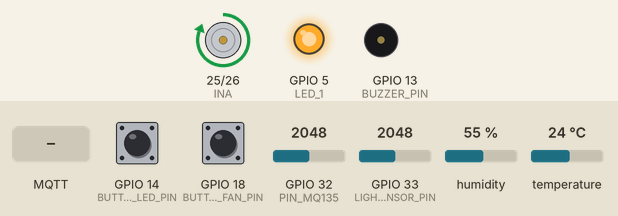
Recording of a sketch running on a simulated ESP32. Shown: motor-driver pin pairs drawn as motors (green arrow = first pin HIGH = forward, orange = second pin HIGH = backward, longer = more drive), output pins drawn as LEDs (lit = HIGH), buzzer (waves = sounding, pin HIGH). The test bench sets the inputs (shaded band); at power-on: GPIO 18 (BUTTON_FAN_PIN) LOW, GPIO 32 (PIN_MQ135) = 2048, GPIO 14 (BUTTON_LED_PIN) LOW, GPIO 33 (LIGHT_SENSOR_PIN) = 2048, humidity 55 %, temperature 24 °C. WiFi joins after 1.5 s; servers stay silent unless stated; network time is answered at once with the bench clock; the local clock reads 2024-03-15 10:24:30 at power-on unless the sketch sets it; random numbers use the default seed unless the sketch sets one; no MQTT or app messages arrive unless stated; what the sketch prints to the serial monitor is not drawn.

Above: at 3.4 s.
3.5 s: GPIO 18 (BUTTON_FAN_PIN) pulled HIGH for 0.15 s
At 3.81 s:
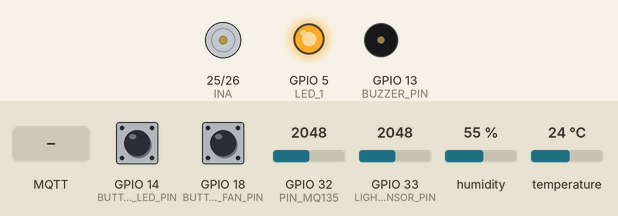
7.0 s: GPIO 18 (BUTTON_FAN_PIN) pulled HIGH for 1 s
At 10.24 s:
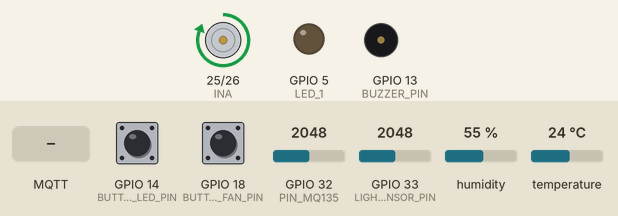
11.9 s: MQTT message "1" arrives on the second subscribed topic
At 12.45 s:
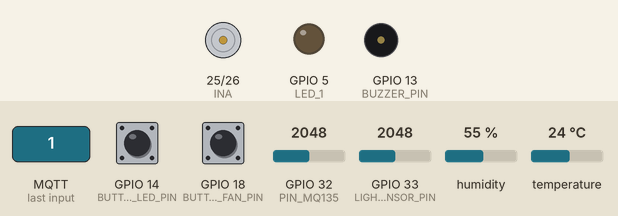
15.4 s: GPIO 32 (PIN_MQ135) set to 1151
21.5 s: GPIO 32 (PIN_MQ135) set to 1068
23.0 s: GPIO 14 (BUTTON_LED_PIN) pulled HIGH for 0.15 s
At 23.8 s:
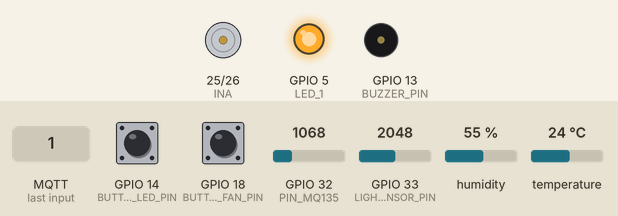
Timing chart, 0 to 34.6 s (numbered marks = the images above; inputs shaded):
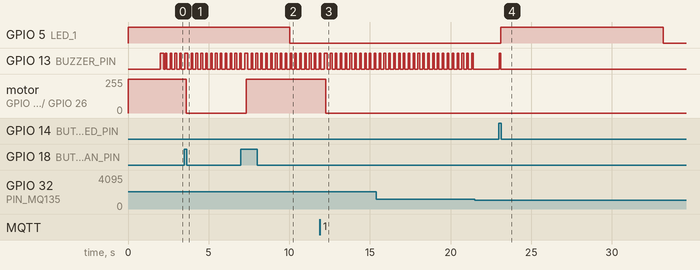

Measured:
- after the input at 3.5 s, motor on GPIO 25 (INA) / GPIO 26 (INB): forward 255/255 → stopped after 0.11 s
- after the input at 7.0 s, motor on GPIO 25 (INA) / GPIO 26 (INB): stopped → forward 255/255 after 0.33 s
- after the input at 11.9 s, motor on GPIO 25 (INA) / GPIO 26 (INB): forward 255/255 → stopped after 0.35 s
- after the input at 21.5 s, every drawn part: stays the same
- after the input at 23.0 s, GPIO 5 (LED_1): LOW → HIGH after 0.12 s, → LOW 10.1 s later; GPIO 13 (BUZZER_PIN): LOW → HIGH at once, → LOW 0.10 s later
- by itself, GPIO 13 (BUZZER_PIN): alternates HIGH for 0.10 s and LOW for 0.20 s

The sketch:

smart-home.ino
```cpp
#include <MQ135.h>
#include <DHT.h>

#include <WiFi.h>
#include <WiFiUdp.h>

#include <RTClib.h>
#include <NTPClient.h>

#include "MQTTHandler.h"
#include "MQ135Handler.h"
#include "FanHandler.h"
const char *sensor1_topic = "MQ135/FireAlarm";
const char *mqttStatistic = "MQ135/Statistics";
const char *dhtStatistic = "DHT22/Statistics";

#define PIN_MQ135 32
#define DHT_PIN 15
#define BUZZER_PIN 13
#define DHTTYPE DHT22
#define BUTTON_LED_PIN 14
#define BUTTON_FAN_PIN 18
#define LED_1 5
#define INA 25
#define INB 26
#define LIGHT_SENSOR_PIN 33

#define DEBOUNCE_DELAY 200

DHT dht(DHT_PIN, DHTTYPE);
MQ135 mq135_sensor(PIN_MQ135);

unsigned long lastNotify = 0;
unsigned long lastAirQualityStatusUpdate = 0;
unsigned long lastDHTStatusUpdate = 0;
String fireAlarmStatus = "inactive";
unsigned long lastDebounceTime = 0;
unsigned long lastDebounceTime2 = 0;
int lastLedButtonState = LOW;
int lastFanButtonState = LOW;
int ledState = HIGH;

//const char *ssid = "La Thuy";
//const char *password = "hoilamchi";
 const char *ssid = "DayAA";
 const char *password = "66668888";

const long utcOffsetInSeconds = 7 * 3600; // Hanoi timezone (GMT+7)

// Initiate UDP -> init timeClient
WiFiUDP ntpUDP;

// Initiate timeClient -> get current DateTime
NTPClient timeClient(ntpUDP, "pool.ntp.org", utcOffsetInSeconds);

void setup()
{
  Serial.begin(115200);

  dht.begin();
  initMQ135(PIN_MQ135);
  pinMode(BUZZER_PIN, OUTPUT);
  pinMode(LIGHT_SENSOR_PIN, INPUT);
  pinMode(LED_1, OUTPUT);

  digitalWrite(BUZZER_PIN, LOW);
  digitalWrite(LED_1, ledState);
  initFan(INA, INB);
  turnFanOn();

  connectWifi();
  initMQTT(ssid, password);
}


void loop()
{

  handleMQTT();
  handleLightSensor();
  handleDHTSensor();
  handleLedButtonPressed();
  handleFanButtonPressed();
  handleSensorMQ135();
  updateAirqualityStatus(1000 * 20);
  updateDHTStatus(1000 * 20);

  delay(200);
}

void handleLedButtonPressed() {

  if (debounce(BUTTON_LED_PIN, lastLedButtonState, lastDebounceTime))
  {
    Serial.print("Button pressed");
    toggleBuzzer();
    toggleLight();
  }
}

void handleFanButtonPressed() {

  if (debounce(BUTTON_FAN_PIN, lastFanButtonState, lastDebounceTime2))
  {
    toggleBuzzer();
    if (isFanOn())
    {
      turnFanOff();
      genFanMsg("0");
    }
    else
    {
      turnFanOn();
      genFanMsg("1");
    }
  }


}
void handleDHTSensor() {
    float h = dht.readHumidity();
    float t = dht.readTemperature();
    // Serial.print("Temperature:");
    // Serial.println(String(t));
    // Serial.print("Humidity: ");
    // Serial.println(String(h));
}
void handleLightSensor() {
    if (!autoLightEnabled) return;

    int lightLevel = analogRead(LIGHT_SENSOR_PIN);

    if ((lightLevel < 80) && (ledState == LOW) && (millis() - lastDebounceTime > 10000)) {
        toggleLightAuto();
        lastDebounceTime = millis();
    }

    if ((lightLevel > 200) && (ledState == HIGH) && (millis() - lastDebounceTime > 10000)) {
        toggleLightAuto();
        lastDebounceTime = millis();
    }

    // Serial.print("Light level = ");
    // Serial.println(lightLevel);
}

void connectWifi()
{

  Serial.println("Connecting to WiFi...");
  WiFi.begin(ssid, password);
  unsigned long startAttemptTime = millis();

  while (WiFi.status() != WL_CONNECTED && (millis() - startAttemptTime) < 30000) //timeout: 30 seconds
  {
    delay(1000);
    Serial.print(".");
  }
  if (WiFi.status() == WL_CONNECTED)
  {
    Serial.println("\nConnected to WiFi");
    toggleBuzzer();
    toggleBuzzer();
  }
  else
  {
    Serial.println("\nConnect failed");
  }

  if (WiFi.status() == WL_CONNECTED)
  {
    timeClient.begin();
    timeClient.update();
    Serial.println(getCurrentDateTime());
  }
}


void handleSensorMQ135()
{
  int ppm = analogRead(PIN_MQ135);
  Serial.print("Gas PPM: ");
  Serial.println(String(ppm));
  if ( ppm > 1100)
  {

    toggleBuzzer();

    if (fireAlarmStatus.equals("inactive") || !lastNotify)
    {
      fireAlarmStatus = "active";
      String currentDateTime = getCurrentDateTime();
      String alarmMsg = genAlarmMsg(currentDateTime, fireAlarmStatus);
      publishMessage(sensor1_topic, alarmMsg, true);
      lastNotify = millis();
    }
  }
  else
  {
    if (millis() - lastNotify > 1000 * 60)
    {
      fireAlarmStatus = "inactive";
      String currentDateTime = getCurrentDateTime();
      String alarmMsg = genAlarmMsg(currentDateTime, fireAlarmStatus);
      publishMessage(sensor1_topic, alarmMsg, true);
      lastNotify = millis();
    }
  }
}

void updateAirqualityStatus(long interval)
{

  if (millis() - lastAirQualityStatusUpdate > interval)
  {
    int ppm = analogRead(PIN_MQ135);
    String currentDateTime = getCurrentDateTime();
    String airQualityUpdateMsg = genAirQualityStatusMsg(currentDateTime, ppm);

    publishMessage(mqttStatistic, airQualityUpdateMsg, true);
    lastAirQualityStatusUpdate = millis();
  }
}

void updateDHTStatus(long interval)
{

  if (millis() - lastDHTStatusUpdate > interval)
  {
    float t = dht.readTemperature();
    float h = dht.readHumidity();
    String currentDateTime = getCurrentDateTime();
    String dhtStatusMsg = genDHTStatusMsg(currentDateTime, t, h);

    publishMessage(dhtStatistic, dhtStatusMsg, true);
    lastDHTStatusUpdate = millis();
  }
}

void toggleBuzzer() {
    digitalWrite(BUZZER_PIN, HIGH);
    delay(100);
    digitalWrite(BUZZER_PIN, LOW);
}

void toggleLight(){
    ledState = !ledState;
    digitalWrite(LED_1, ledState);
    genLightMsg(ledState == HIGH ? "1" : "0");
}

void toggleLightAuto(){
    ledState = !ledState;
    digitalWrite(LED_1, ledState);
    genLightSensorMsg(ledState == HIGH ? "1" : "0");
}

String getCurrentDateTime()
{
  timeClient.update();
  unsigned long epochTime = timeClient.getEpochTime();

  // Chuyển đổi thành DateTime
  DateTime now(epochTime);

  // In thời gian theo định dạng YYYY-MM-DD HH:MM:SS
  char formattedDateTime[20];
  snprintf(formattedDateTime, sizeof(formattedDateTime),
           "%04d-%02d-%02d %02d:%02d:%02d",
           now.year(), now.month(), now.day(),
           now.hour(), now.minute(), now.second());

  Serial.println("Thời gian hiện tại:");
  return formattedDateTime;
}


bool debounce(int pin, int &lastState, unsigned long &lastTime) {
    int currentState = digitalRead(pin);
    bool triggered = false;
    if (currentState == HIGH && lastState == LOW && (millis() - lastTime > DEBOUNCE_DELAY)) {
        triggered = true;
        lastTime = millis();
    }
    lastState = currentState;
    return triggered;
}
```

FanHandler.cpp
```cpp
#include "FanHandler.h"

static int INA_PIN = -1;
static int INB_PIN = -1;
static bool fanState = false;

void initFan(int inaPin, int inbPin) {
    INA_PIN = inaPin;
    INB_PIN = inbPin;
    pinMode(INA_PIN, OUTPUT);
    pinMode(INB_PIN, OUTPUT);
    turnFanOn(); // Tắt quạt ban đầu
}

void turnFanOn() {
    if (INA_PIN != -1 && INB_PIN != -1) {
        digitalWrite(INA_PIN, HIGH);
        digitalWrite(INB_PIN, LOW);
        fanState = true;
    }
}

void turnFanOff() {
    if (INA_PIN != -1 && INB_PIN != -1) {
        digitalWrite(INA_PIN, LOW);
        digitalWrite(INB_PIN, LOW);
        fanState = false;
    }
}

bool isFanOn() {
    return fanState;
}
```

FanHandler.h
```cpp
#ifndef FAN_HANDLER_H
#define FAN_HANDLER_H

#include <Arduino.h>

// Hàm khởi tạo quạt
void initFan(int inaPin, int inbPin);

// Hàm bật/tắt quạt
void turnFanOn();
void turnFanOff();

// Hàm kiểm tra trạng thái quạt
bool isFanOn();

#endif // FAN_HANDLER_H
```

MQ135Handler.cpp
```cpp
#include "MQ135Handler.h"

// Chân cảm biến
int MQ135_PIN ;
int PPM1 = 0, PPM2 = 0;
float RZero1 = 0,  RZero2 = 0;
// Biến toàn cục để lưu đối tượng cảm biến
static MQ135 mq135_sensor(MQ135_PIN);

//khởi tạo R0
void updateRZero() {
   for (int i = 1; i <= 50; i++) {
        RZero1 += mq135_sensor.getRZero();
        RZero2 += mq135_sensor.getRZero();
      }
      RZero1 /= 50;
      RZero2 /= 50;
}

// Hàm khởi tạo MQ135
void initMQ135(int pin) {
    MQ135_PIN = pin;
    mq135_sensor = MQ135(pin);
    Serial.println("MQ135 initialized on pin: " + String( MQ135_PIN));
    updateRZero();

}

// Hàm đọc nồng độ khí theo đơn vị PPM
float readPPM() {
    float ppm =  mq135_sensor.getPPM();
    Serial.println("Gas Concentration (PPM): " + String(ppm));
    return ppm;
}
```

MQ135Handler.h
```cpp
#ifndef MQ135_HANDLER_H
#define MQ135_HANDLER_H

#include <Arduino.h>
#include <MQ135.h>

// Cấu hình chân cảm biến
extern int MQ135_PIN;

// Khởi tạo cảm biến
void initMQ135(int pin);

// Đọc nồng độ khí cụ thể theo phần trăm
float readPPM();

#endif // MQ135_HANDLER_H
```

MQTTHandler.cpp
```cpp
#include "MQTTHandler.h"
#include <ArduinoJson.h>
//Fan
#define INA 25
#define INB 26
#define LED_1 5
#define BUZZER_PIN 13
// Cấu hình MQTT Broker
//const char* mqtt_server = "192.168.1.4"; // Không sử dụng "mqtt://"
//const char* mqtt_username = "dattran";
//const char* mqtt_password = "Dattran2";
//const int mqtt_port = 8883; // Mosquitto port mặc định
const char* mqtt_server = "u7bf1cb3.ala.asia-southeast1.emqxsl.com";
const char* mqtt_username = "esp32-main";
const char* mqtt_password = "Son04072000";
const int mqtt_port = 8883;
const char* LIGHT_SERVER_TOPIC = "lights/01/server";
const char* FAN_SERVER_TOPIC = "fans/01/server";
const char* LIGHT_BUTTON_TOPIC = "lights/01/button";
const char* FAN_BUTTON_TOPIC = "fans/01/button";
const char* LIGHT_SENSOR_TOPIC = "lights/01/sensor";
const char* LIGHT_SENSOR_CONTROL_TOPIC = "lights/01/sensorControl";

bool autoLightEnabled = true;

static const char* root_ca PROGMEM = R"EOF(
-----BEGIN CERTIFICATE-----
MIIDjjCCAnagAwIBAgIQAzrx5qcRqaC7KGSxHQn65TANBgkqhkiG9w0BAQsFADBh
MQswCQYDVQQGEwJVUzEVMBMGA1UEChMMRGlnaUNlcnQgSW5jMRkwFwYDVQQLExB3
d3cuZGlnaWNlcnQuY29tMSAwHgYDVQQDExdEaWdpQ2VydCBHbG9iYWwgUm9vdCBH
MjAeFw0xMzA4MDExMjAwMDBaFw0zODAxMTUxMjAwMDBaMGExCzAJBgNVBAYTAlVT
MRUwEwYDVQQKEwxEaWdpQ2VydCBJbmMxGTAXBgNVBAsTEHd3dy5kaWdpY2VydC5j
b20xIDAeBgNVBAMTF0RpZ2lDZXJ0IEdsb2JhbCBSb290IEcyMIIBIjANBgkqhkiG
9w0BAQEFAAOCAQ8AMIIBCgKCAQEAuzfNNNx7a8myaJCtSnX/RrohCgiN9RlUyfuI
2/Ou8jqJkTx65qsGGmvPrC3oXgkkRLpimn7Wo6h+4FR1IAWsULecYxpsMNzaHxmx
1x7e/dfgy5SDN67sH0NO3Xss0r0upS/kqbitOtSZpLYl6ZtrAGCSYP9PIUkY92eQ
q2EGnI/yuum06ZIya7XzV+hdG82MHauVBJVJ8zUtluNJbd134/tJS7SsVQepj5Wz
tCO7TG1F8PapspUwtP1MVYwnSlcUfIKdzXOS0xZKBgyMUNGPHgm+F6HmIcr9g+UQ
vIOlCsRnKPZzFBQ9RnbDhxSJITRNrw9FDKZJobq7nMWxM4MphQIDAQABo0IwQDAP
BgNVHRMBAf8EBTADAQH/MA4GA1UdDwEB/wQEAwIBhjAdBgNVHQ4EFgQUTiJUIBiV
5uNu5g/6+rkS7QYXjzkwDQYJKoZIhvcNAQELBQADggEBAGBnKJRvDkhj6zHd6mcY
1Yl9PMWLSn/pvtsrF9+wX3N3KjITOYFnQoQj8kVnNeyIv/iPsGEMNKSuIEyExtv4
NeF22d+mQrvHRAiGfzZ0JFrabA0UWTW98kndth/Jsw1HKj2ZL7tcu7XUIOGZX1NG
Fdtom/DzMNU+MeKNhJ7jitralj41E6Vf8PlwUHBHQRFXGU7Aj64GxJUTFy8bJZ91
8rGOmaFvE7FBcf6IKshPECBV1/MUReXgRPTqh5Uykw7+U0b6LJ3/iyK5S9kJRaTe
pLiaWN0bfVKfjllDiIGknibVb63dDcY3fe0Dkhvld1927jyNxF1WW6LZZm6zNTfl
MrY=
-----END CERTIFICATE-----
)EOF";

// MQTT client và WiFi client
//WiFiClient espClient; // Không dùng WiFiClientSecure
WiFiClientSecure espClient;
PubSubClient client(espClient);

// Hàm callback xử lý khi nhận tin nhắn MQTT
void callback(char* topic, byte* payload, unsigned int length) {
    String incomingMessage = "";
    for (int i = 0; i < length; i++) {
        incomingMessage += (char)payload[i];
    }
    Serial.println("Message arrived [" + String(topic) + "]: " + incomingMessage);

    // Parse JSON message
    StaticJsonDocument<200> doc; // Tạo tài liệu JSON với kích thước tối đa là 200 byte
    DeserializationError error = deserializeJson(doc, incomingMessage);

    if (error) {
        Serial.print("Failed to parse JSON: ");
        Serial.println(error.c_str());
        return;
    }

    // Kiểm tra topic và xử lý nếu là "lights/01"
    if (String(topic) == FAN_SERVER_TOPIC) {
        int type = doc["type"]; // Lấy giá trị "type" từ JSON
        digitalWrite(BUZZER_PIN, HIGH);
        delay(100); // Kêu trong 100ms
        digitalWrite(BUZZER_PIN, LOW);
        if (type == 1) {
            // Bật quạt
            digitalWrite(INA, HIGH);
            digitalWrite(INB, LOW);
            Serial.println("Fan turned ON");
        } else if (type == 0) {
            // Tắt quạt
            digitalWrite(INA, LOW);
            digitalWrite(INB, LOW);
            Serial.println("Fan turned OFF");
        } else {
            Serial.println("Unknown type value");
        }
    }

    if (String(topic) == LIGHT_SENSOR_CONTROL_TOPIC) {
        if (doc.containsKey("enabled")) {
            int enabled = doc["enabled"];
            autoLightEnabled = (enabled != 0);
            Serial.println(autoLightEnabled ? "Auto light control ENABLED" : "Auto light control DISABLED");
        }
    }

    if (String(topic) == LIGHT_SERVER_TOPIC) {
        digitalWrite(BUZZER_PIN, HIGH);
        delay(100); // Kêu trong 100ms
        digitalWrite(BUZZER_PIN, LOW);
        int type = doc["type"]; // Lấy giá trị "type" từ JSON
        if (type == 1) {
            ledState = HIGH;
            digitalWrite(LED_1, ledState);
            Serial.println("Light turned ON");
        } else if (type == 0) {
            ledState = LOW;
            digitalWrite(LED_1, ledState);
            Serial.println("Light turned OFF");
        } else {
            Serial.println("Unknown type value");
        }
    }
}


void initMQTT(const char* ssid, const char* password) {
    // Kết nối WiFi
    Serial.print("Connecting to WiFi...");
    WiFi.mode(WIFI_STA);
    WiFi.begin(ssid, password);
    while (WiFi.status() != WL_CONNECTED) {
        delay(500);
        Serial.print(".");
    }
    Serial.println("\nWiFi connected!");
    Serial.println("IP Address: " + WiFi.localIP().toString());

    // Đồng bộ thời gian hệ thống (bắt buộc để xác thực chứng chỉ TLS của HiveMQ)
    configTime(7 * 3600, 0, "pool.ntp.org", "time.nist.gov");
    Serial.print("Waiting for NTP time sync...");
    time_t nowSecs = time(nullptr);
    while (nowSecs < 8 * 3600 * 2) {
        delay(500);
        Serial.print(".");
        nowSecs = time(nullptr);
    }
    Serial.println(" done, current time: " + String(nowSecs));

    // Cấu hình MQTT
    espClient.setCACert(root_ca);
    client.setServer(mqtt_server, mqtt_port); // Cấu hình server MQTT
    client.setCallback(callback);            // Cấu hình callback
}


void handleMQTT() {
    if (!client.connected()) {
        while (!client.connected()) {
            Serial.print("Attempting MQTT connection...");
            String clientId = "ESP32Client-" + String(random(0xffff), HEX);
            if (client.connect(clientId.c_str(), mqtt_username, mqtt_password)) {
                Serial.println("connected!");
                client.subscribe(LIGHT_SERVER_TOPIC);
                 client.subscribe(FAN_SERVER_TOPIC);
                client.subscribe(LIGHT_SENSOR_CONTROL_TOPIC);
                Serial.println("Subscribed to topic: lights/01");
                Serial.println("Subscribed to topic: fans/01");
                Serial.println("Subscribed to topic: lights/01/sensorControl");
            } else {
                Serial.print("failed, rc=");
                Serial.print(client.state());
                Serial.println(" try again in 5 seconds...");
                delay(5000);
            }
        }
    }
    client.loop();
}

String genAlarmMsg(String currentTime, String status) {
    String jsonPayload = "{ \"time\": \"" + currentTime + "\", \"status\": \"" + status + "\" }";
    return jsonPayload;
}

String genAirQualityStatusMsg(String currentTime, float ppm) {
    String jsonPayload = "{ \"time\": \"" + currentTime + "\", \"ppm\": \"" + String(ppm) + "\" }";
    return jsonPayload;
}

String genDHTStatusMsg(String currentTime, float temp, float humidity) {
    String jsonPayload = "{ \"time\": \"" + currentTime + "\", \"temp\": " + String(temp) + ", \"humidity\": " + String(humidity) + " }";
    return jsonPayload;
}

void genLightMsg(String status){
    Serial.println("Generate Fan Msg");
    String jsonPayload = "{\"status\": \"" + status + "\" }";
     publishMessage(LIGHT_BUTTON_TOPIC, jsonPayload, true);
}

void genLightSensorMsg(String status){
    String jsonPayload = "{\"status\": \"" + status + "\" }";
    publishMessage(LIGHT_SENSOR_TOPIC, jsonPayload, true);
}

void genFanMsg(String status){
    Serial.println("Generate Fan Msg");
    String jsonPayload = "{\"type\": \"" + status + "\" }";
    publishMessage(FAN_BUTTON_TOPIC, jsonPayload, true);
}

// Hàm publish tin nhắn MQTT
void publishMessage(const char* topic, String payload, boolean retained) {
    if (client.publish(topic, payload.c_str(), retained)) {
        Serial.println("Message published [" + String(topic) + "]: " + payload);
    } else {
        Serial.println("Publish failed");
    }
}
```

MQTTHandler.h
```cpp
#ifndef MQTT_HANDLER_H
#define MQTT_HANDLER_H

#include <WiFi.h>
#include <PubSubClient.h>
#include <WiFiClientSecure.h>

// Định nghĩa các biến cấu hình MQTT
extern const char* mqtt_server;
extern const char* mqtt_username;
extern const char* mqtt_password;
extern const int mqtt_port;
extern bool autoLightEnabled;
extern int ledState;

// Hàm khởi tạo và quản lý MQTT
void initMQTT(const char* ssid, const char* password);
void publishMessage(const char* topic, String payload, boolean retained);
void handleMQTT();
String genAlarmMsg(String currentTime, String status) ;
void genLightMsg(String status);
void genLightSensorMsg(String status);
void genFanMsg(String status);
String genAirQualityStatusMsg(String currentTime, float ppm) ;
String genDHTStatusMsg(String currentTime, float temp, float humidity) ;
#endif // MQTT_HANDLER_H
```
